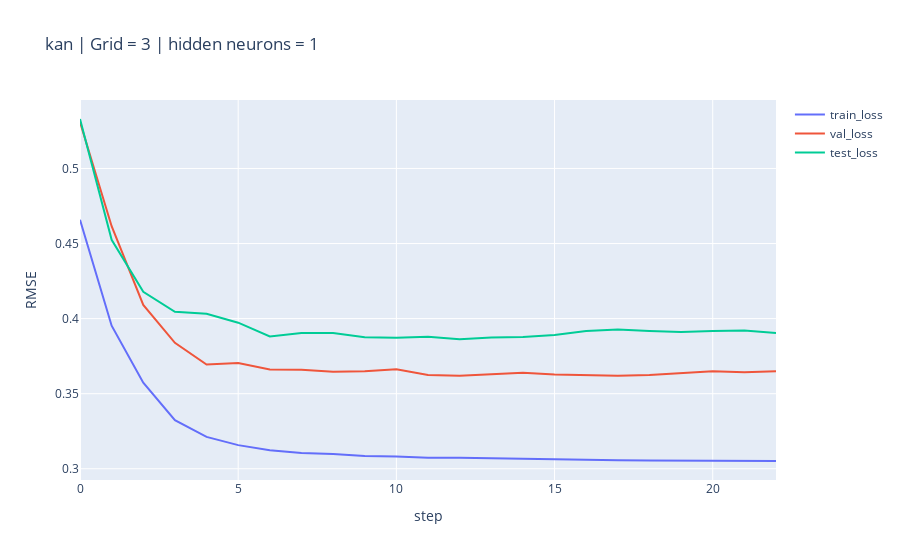

The code cell stored with this chart in its notebook:
### Code cell
plotly_multi_scatter([(list(range(len(result_es['train_loss']))), result_es['train_loss']),
                      (list(range(len(result_es['val_loss']))), result_es['val_loss']),
                      (list(range(len(result_es['test_loss']))), result_es['test_loss'])],
                      names = ['train_loss', 'val_loss', 'test_loss'],
                      main_title="kan | Grid = 3 | hidden neurons = 1", x_title="step", y_title="RMSE")

### Figure 1 — Plotly figure (JSON) as saved in the notebook; plotly's stock layout.template omitted (floating-point values rounded to 4 significant figures)
{"data": [{"name": "train_loss", "type": "scatter", "x": [0, 1, 2, 3, 4, 5, 6, 7, 8, 9, 10, 11, 12, 13, 14, 15, 16, 17, 18, 19, 20, 21, 22], "y": [0.4658, 0.3953, 0.3574, 0.3324, 0.3212, 0.3157, 0.3124, 0.3105, 0.3099, 0.3085, 0.3082, 0.3074, 0.3073, 0.3069, 0.3068, 0.3063, 0.3058, 0.3057, 0.3056, 0.3054, 0.3053, 0.3053, 0.3052]}, {"name": "val_loss", "type": "scatter", "x": [0, 1, 2, 3, 4, 5, 6, 7, 8, 9, 10, 11, 12, 13, 14, 15, 16, 17, 18, 19, 20, 21, 22], "y": [0.5309, 0.4615, 0.4091, 0.3839, 0.3694, 0.3704, 0.3661, 0.366, 0.3646, 0.3649, 0.3663, 0.3624, 0.3619, 0.3628, 0.364, 0.3628, 0.3624, 0.3619, 0.3625, 0.3636, 0.3649, 0.3643, 0.3649]}, {"name": "test_loss", "type": "scatter", "x": [0, 1, 2, 3, 4, 5, 6, 7, 8, 9, 10, 11, 12, 13, 14, 15, 16, 17, 18, 19, 20, 21, 22], "y": [0.5329, 0.4525, 0.4179, 0.4046, 0.4033, 0.3973, 0.3881, 0.3905, 0.3904, 0.3877, 0.3873, 0.388, 0.3863, 0.3875, 0.3877, 0.389, 0.3918, 0.3927, 0.3917, 0.3911, 0.3918, 0.392, 0.3904]}], "layout": {"title": {"text": "kan | Grid = 3 | hidden neurons = 1"}, "xaxis": {"title": {"text": "step"}}, "yaxis": {"title": {"text": "RMSE"}}}}
